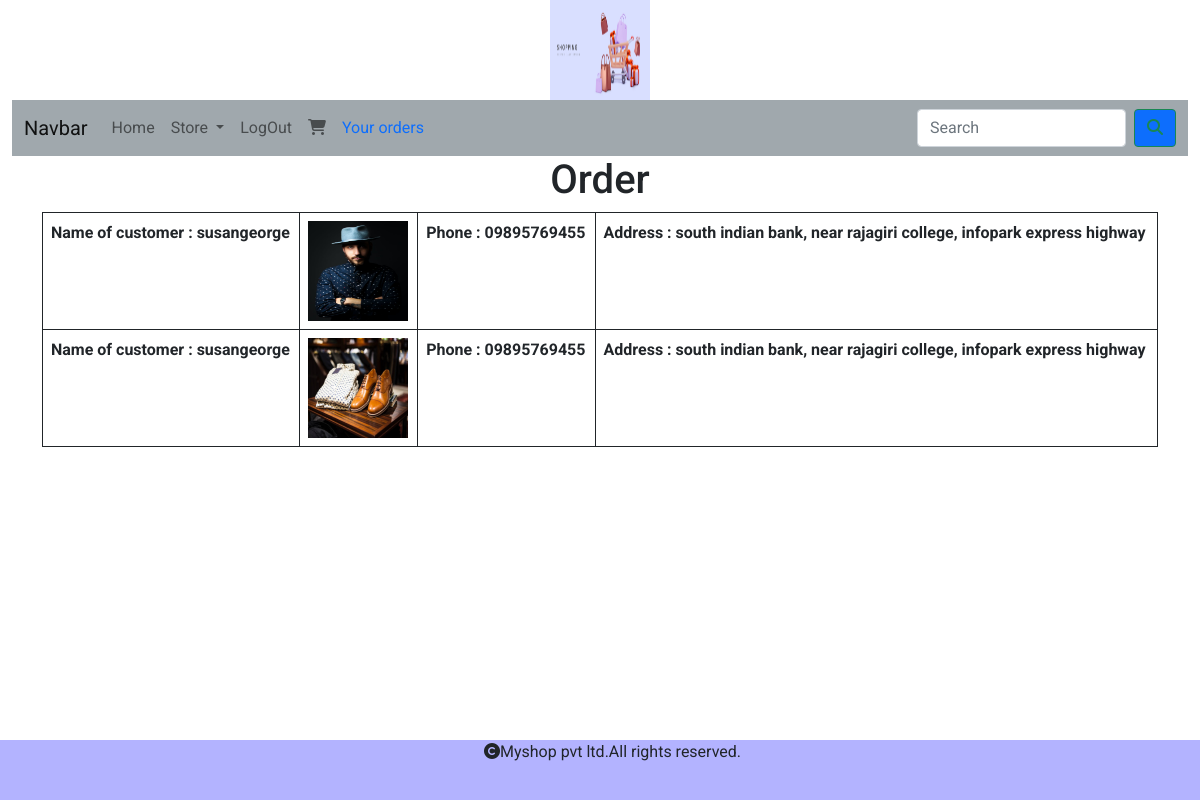
The page /cart/order_views (signed in) on the database its author committed.
### cart/models.py (models this page shows, shortened)
class Order(models.Model):
    user=models.ForeignKey(User,on_delete=models.CASCADE)
    products=models.ForeignKey(Product,on_delete=models.CASCADE)
    address=models.TextField()
    phone=models.CharField(max_length=100)
    order_status=models.CharField(max_length=30,default='Pending')
    delivery_status=models.CharField(max_length=30,default='Pending')
    no_ofitems=models.IntegerField()
    date_added=models.DateTimeField(auto_now_add=True)

### shop/models.py (models this page shows, shortened)
class Product(models.Model):
    name = models.CharField(max_length=250, unique=True)
    slug = models.SlugField(max_length=250, unique=True)
    description = models.TextField(blank=True)
    price = models.DecimalField(max_digits=10,decimal_places=2)
    category = models.ForeignKey(Category,on_delete=models.CASCADE)
    image = models.ImageField(upload_to='img/products',null=True,blank=True)
    stock = models.IntegerField()
    available = models.BooleanField(default=True)
    created = models.DateTimeField(auto_now_add=True)
    updated = models.DateTimeField(auto_now=True)

### cart/views.py (the view)
# urls.py: path('order_views', views.order_views, name='order_views'),
@login_required
def order_views(request):
    user=request.user
    o=Order.objects.filter(user=user,order_status='Paid')
    return render(request,'orderview.html',{"o":o})

### shop/context_processors.py (called while the page is built)
def menu_links(request):
    links=Category.objects.all()
    return{'links':links}

### templates/orderview.html
{% extends 'base.html'%}
{% load static %}
{% block content %}
<div class="container">
    <table class="table table-bordered border-dark">
        <h1 class="text-center">Order</h1>
        {% for i in o %}
        <tr>
            <th class="inv">Name of customer : {{user}}</th>
            <th class="inv"> <img src="{{i.products.image.url}}" style="height:100px; width:100px;"> </th>
            <th class="inv">Phone : {{i.phone}}</th>
            <th class="inv">Address : {{i.address}}</th>
        </tr>
        {% endfor %}
    </table>
</div>
{% endblock %}

### static/css/custom.css (style rules this page uses)
body { font-family: 'Roboto', sans-serif; }

### rows shown on the page
Order: products.image (picture), phone "09895769455", address "south indian bank, near rajagiri college, infopark express highway"
Order: products.image (picture), phone "09895769455", address "south indian bank, near rajagiri college, infopark express highway"

### other values the page prints
{{ user }} "susangeorge"
